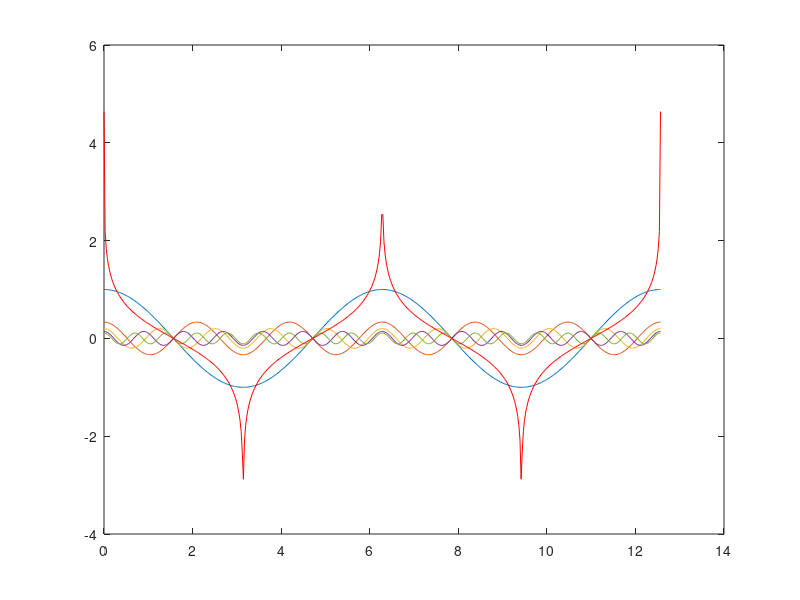

This chart was generated by the following MATLAB code:
%
% author: Ke-Wei Ma
% contact: keweima at gmail.com
% summary: replicate Fig 1.4.5
%

clear all;
clf;

h = 1:2:3000;               % odd-harmonics.  1, 3, 5 ... 1,000
a = 1 ./ h;                 % amplitude.  1/1, 1/3, 1/5 ... 1,000

n = 500;
i = linspace(0, 4*pi, n);   % number of steps

j = h' * i;

y = cos(j) .* repmat(a',1,n); % repmat converts amplitude vector to mirrored columns in new matrix

% Plot the first 5 odd harmonics and then the sum of all 
% the harmonics 


plot(i, y(1,:),
     i, y(2,:),
     i, y(3,:),
     i, y(4,:),
     i, y(5,:),
     i, sum(y),"r");

